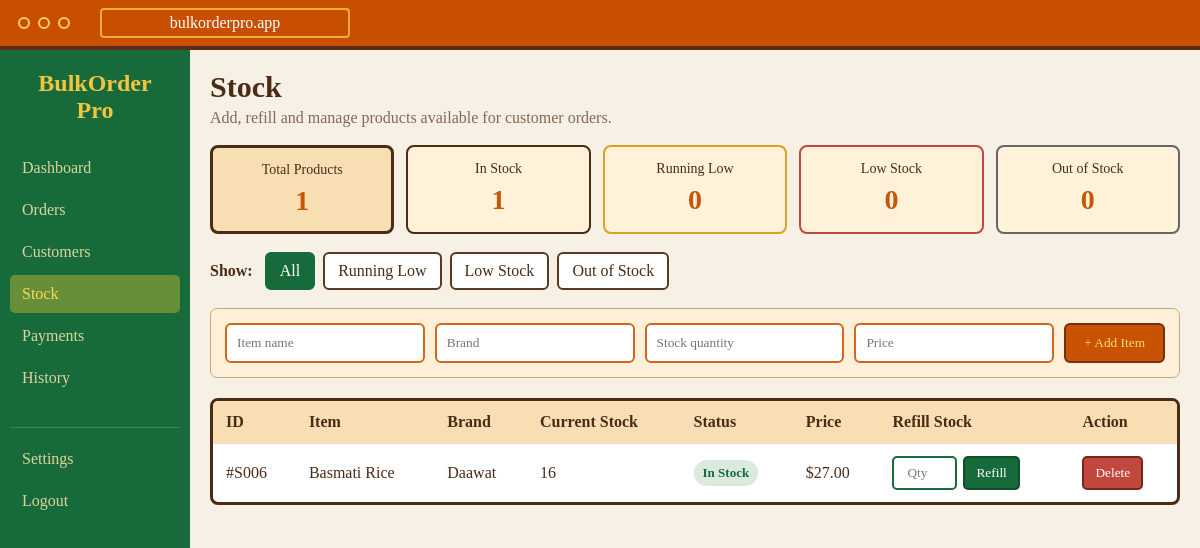
/stock (signed in), run on an earlier commit of the app's database.
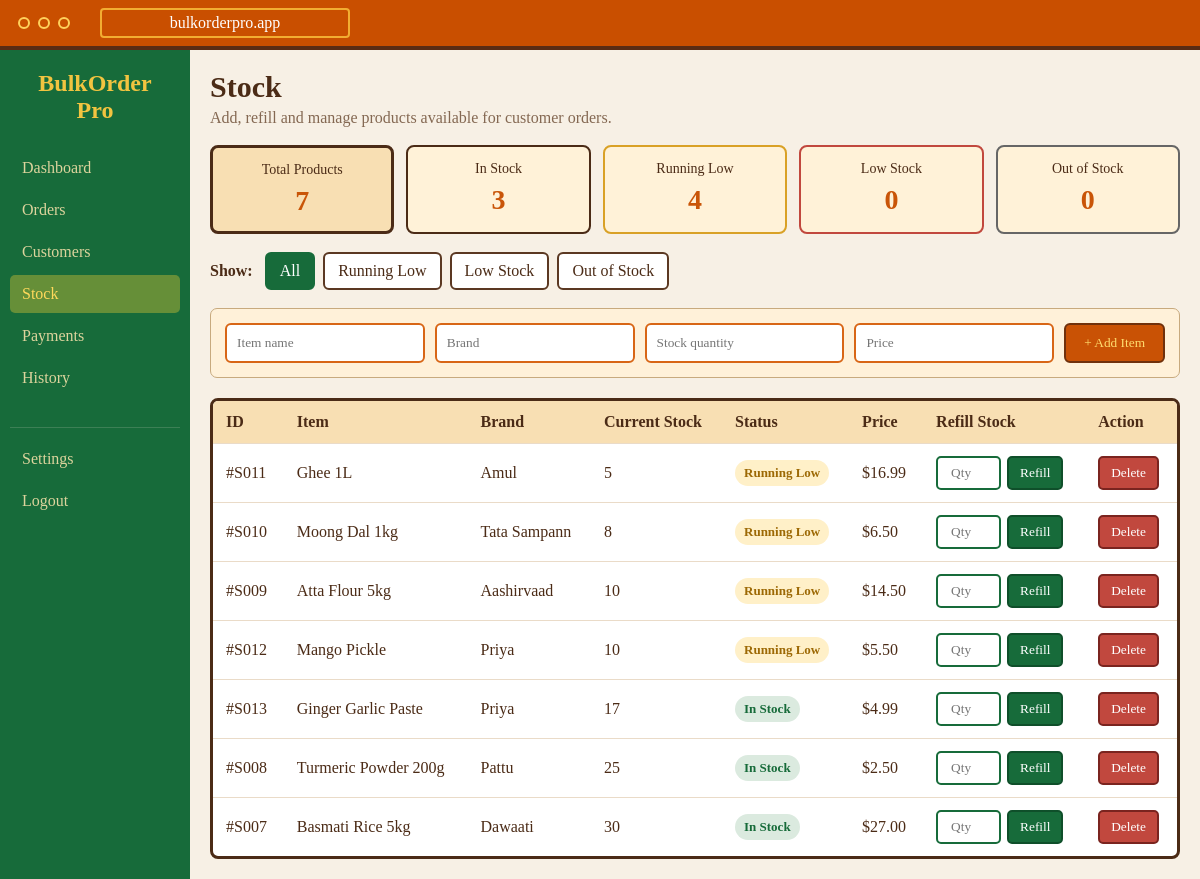
And on a later commit of the database.
### tables this page shows
CREATE TABLE stock (
            id INTEGER PRIMARY KEY AUTOINCREMENT,
            item_name TEXT NOT NULL,
            brand TEXT NOT NULL,
            stock_quantity INTEGER NOT NULL,
            price REAL NOT NULL
        );

### app.py (the view)
@app.route("/stock")
def stock():
    if not user_logged_in():
        return redirect(url_for("login_page"))
    stock_filter = request.args.get(
        "filter",
        "all"
    )
    connection = get_database_connection()
    cursor = connection.cursor()
    cursor.execute("""
        SELECT *
        FROM stock
        ORDER BY stock_quantity ASC, item_name ASC
    """)
    stock_records = cursor.fetchall()
    all_stock_items = []
    low_stock_items = []
    total_products = 0
    in_stock_count = 0
    running_low_count = 0
    low_stock_count = 0
    out_of_stock_count = 0
    for item in stock_records:
        quantity = item["stock_quantity"]
        total_products += 1
        if quantity == 0:
            status = "Out of Stock"
            status_key = "out"
            out_of_stock_count += 1
        elif quantity < 5:
            status = "Low Stock Alert"
            status_key = "low"
            low_stock_count += 1
        elif quantity <= 10:
            status = "Running Low"
            status_key = "running"
            running_low_count += 1
        else:
            status = "In Stock"
            status_key = "in"
            in_stock_count += 1
        stock_item = {
            "id": item["id"],
            "item_name": item["item_name"],
            "brand": item["brand"],
            "stock_quantity": quantity,
            "price": item["price"],
            "status": status,
            "status_key": status_key
        }
        all_stock_items.append(stock_item)
        if quantity < 5:
            low_stock_items.append(stock_item)
    if stock_filter == "in":
        stock_items = [
            item for item in all_stock_items
            if item["status_key"] == "in"
        ]
    elif stock_filter == "running":
        stock_items = [
            item for item in all_stock_items
            if item["status_key"] == "running"
        ]
    elif stock_filter == "low":
        stock_items = [
            item for item in all_stock_items
            if item["status_key"] == "low"
        ]
    elif stock_filter == "out":
        stock_items = [
            item for item in all_stock_items
            if item["status_key"] == "out"
        ]
    else:
        stock_filter = "all"
        stock_items = all_stock_items
    connection.close()
    return render_template(
        "stock.html",
        stock_items=stock_items,
        low_stock_items=low_stock_items,
        stock_filter=stock_filter,
        total_products=total_products,
        in_stock_count=in_stock_count,
        running_low_count=running_low_count,
        low_stock_count=low_stock_count,
        out_of_stock_count=out_of_stock_count
    )

### app.py (called while the page is built)
def get_database_connection():
    connection = sqlite3.connect(DATABASE)
    connection.row_factory = sqlite3.Row
    return connection

def user_logged_in():
    return "username" in session

### templates/stock.html (shortened to what the changed rows need)
<!DOCTYPE html>
<html lang="en">
<head>
    <link rel="stylesheet"
          href="{{ url_for('static', filename='stock.css') }}">
</head>
<body>
    <div class="stock-container">
        <div class="sidebar">
            <h2>
                BulkOrder
                <span>Pro</span>
            </h2>
        </div>
        <main class="main-content">
            <div class="stock-header">
                <h1>Stock</h1>
            </div>
            <div class="stock-summary">
                <a
                    href="{{ url_for('stock', filter='all') }}"
                    class="summary-card {% if stock_filter == 'all' %}selected-card{% endif %}">
                    <p>Total Products</p>
                    <h2>{{ total_products }}</h2>
                </a>
                <a
                    href="{{ url_for('stock', filter='in') }}"
                    class="summary-card {% if stock_filter == 'in' %}selected-card{% endif %}">
                    <p>In Stock</p>
                    <h2>{{ in_stock_count }}</h2>
                </a>
                <a
                    href="{{ url_for('stock', filter='running') }}"
                    class="summary-card running-card {% if stock_filter == 'running' %}selected-card{% endif %}">
                    <p>Running Low</p>
                    <h2>{{ running_low_count }}</h2>
                </a>
                <a
                    href="{{ url_for('stock', filter='low') }}"
                    class="summary-card low-card {% if stock_filter == 'low' %}selected-card{% endif %}">
                    <h2>{{ low_stock_count }}</h2>
                </a>
                <a
                    href="{{ url_for('stock', filter='out') }}"
                    class="summary-card out-card {% if stock_filter == 'out' %}selected-card{% endif %}">
                    <h2>{{ out_of_stock_count }}</h2>
                </a>
            </div>
            <div class="stock-table-box">
                <table>
                    <thead>
                        <tr>
                            <th>ID</th>
                            <th>Item</th>
                            <th>Brand</th>
                            <th>Current Stock</th>
                            <th>Status</th>
                            <th>Price</th>
                            <th>Refill Stock</th>
                            <th>Action</th>
                        </tr>
                    </thead>
                    <tbody>
                        {% for item in stock_items %}
                        <tr>
                            <td>
                                #S{{ "%03d"|format(item["id"]) }}
                            </td>
                            <td>
                                {{ item["item_name"] }}
                            </td>
                            <td>
                                {{ item["brand"] }}
                            </td>
                            <td>
                                {{ item["stock_quantity"] }}
                            </td>
                            <td>
                                {% if item["status"] == "In Stock" %}
                                <span class="status in-stock">
                                    In Stock
                                </span>
                                {% elif item["status"] == "Running Low" %}
                                <span class="status running-low">
                                    Running Low
                                </span>
                                {% elif item["status"] == "Low Stock Alert" %}
                                <span class="status low-stock">
                                    Low Stock Alert
                                </span>
                                {% else %}
                                <span class="status out-stock">
                                    Out of Stock
                                </span>
                                {% endif %}
                            </td>
                            <td>
                                ${{ "%.2f"|format(item["price"]) }}
                            </td>
                            <td>
                                <form
                                    class="refill-form"
                                    method="POST"
                                    action="{{ url_for('refill_stock', stock_id=item['id']) }}">
                                    <input
                                        type="number"
                                        name="refill_quantity"
                                        min="1"
                                        placeholder="Qty"
                                        required>
                                    <button
                                        type="submit"
                                        class="refill-button">
                                        Refill
                                    </button>
                                </form>
                            </td>
                            <td>
                                <form
                                    method="POST"
                                    action="{{ url_for('delete_stock', stock_id=item['id']) }}">
                                    <button
                                        type="submit"
                                        class="delete-button">
                                        Delete
                                    </button>
                                </form>
                            </td>
                        </tr>
                        {% endfor %}
                    </tbody>
                </table>
            </div>
        </main>
    </div>
</body>
</html>

What changed in the data, as far as the page shows it:
removed stock: id "006", item_name "Basmati Rice", brand "Daawat", stock_quantity "16", shows "In Stock", price "27.00"
added stock: id "011", item_name "Ghee 1L", brand "Amul", stock_quantity "5", shows "Running Low", price "16.99"
added stock: id "010", item_name "Moong Dal 1kg", brand "Tata Sampann", stock_quantity "8", shows "Running Low", price "6.50"
added stock: id "009", item_name "Atta Flour 5kg", brand "Aashirvaad", stock_quantity "10", shows "Running Low", price "14.50"
added stock: id "012", item_name "Mango Pickle", brand "Priya", stock_quantity "10", shows "Running Low", price "5.50"
added stock: id "013", item_name "Ginger Garlic Paste", brand "Priya", stock_quantity "17", shows "In Stock", price "4.99"
added stock: id "008", item_name "Turmeric Powder 200g", brand "Pattu", stock_quantity "25", shows "In Stock", price "2.50"
added stock: id "007", item_name "Basmati Rice 5kg", brand "Dawaati", stock_quantity "30", shows "In Stock", price "27.00"
Also different on the page:
{{ total_products }}: "1" → "7"
{{ in_stock_count }}: "1" → "3"
{{ running_low_count }}: "0" → "4"
